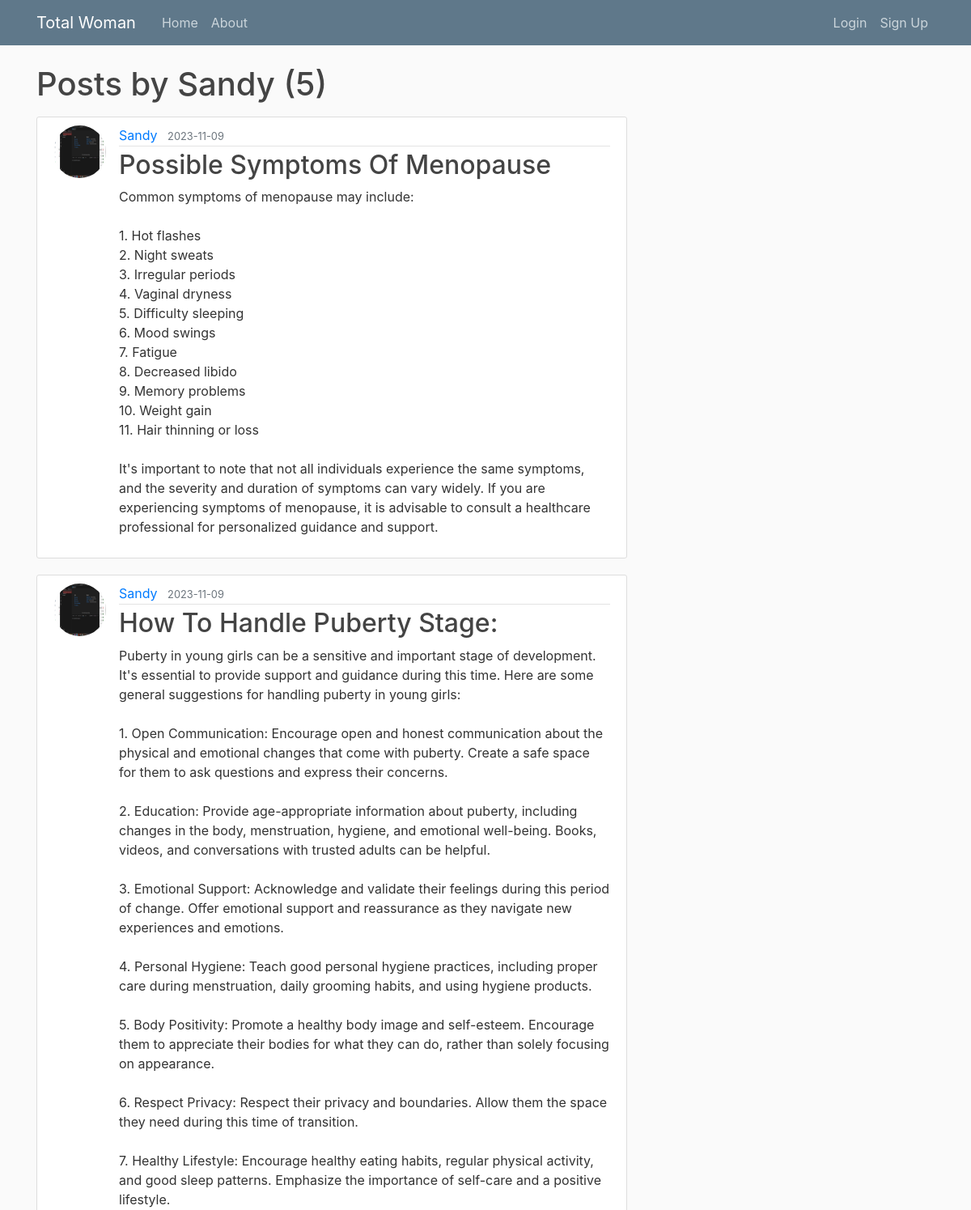
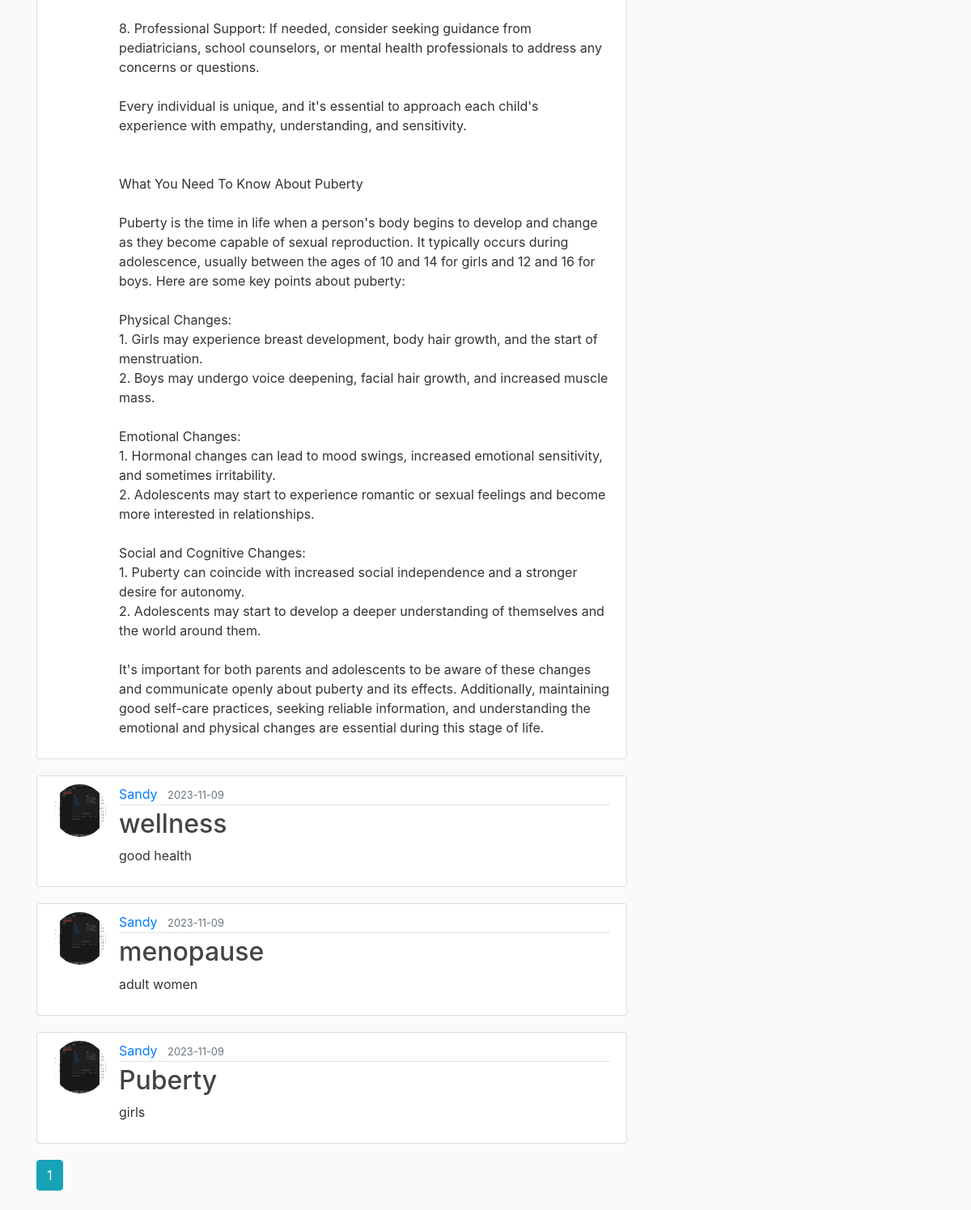
/user/Sandy, run on the app's committed database (2 pictures, top to bottom).
### app/models.py (models this page shows, shortened)
class User(db.Model, UserMixin): # Usermixin is provided by flask_login extension managing user authentication
    id = db.Column(db.Integer, primary_key=True)
    username = db.Column(db.String(20), unique=True, nullable=False)
    email = db.Column(db.String(120), unique=True, nullable=False)
    image_file = db.Column(db.String(20), nullable=False, default='default.jpg')
    password = db.Column(db.String(60), nullable=False)
    posts = db.relationship('Post', backref='author', lazy=True)
    """

    """
    """
    def get_reset_token(self):
            payload = {
                'sub': self.id,
                'iss': current_app.config['SECRET_KEY'],
                'exp': datetime.utcnow() + timedelta(minutes=30)
            }
            secret_key = current_app.config['SECRET_KEY']
            token = jwt.encode(payload, secret_key, algorithm='HS256')
            return token

        @staticmethod
        def verify_reset_token(token):
            try:
                secret_key = current_app.config['SECRET_KEY']
                payload = jwt.decode(token, secret_key, algorithms=['HS256'])

                # Verify the 'iss' (issuer) claim
                if payload['iss'] != secret_key:
                    return None  # Token was not issued by the expected issuer

                # Verify the 'exp' (expiration time) claim
                if datetime.utcnow() > datetime.fromtimestamp(payload['exp']):
                    return None  # Token has expired

                # Retrieve the user based on user_id from the token's 'sub' (subject) claim
                user_id = payload['sub']
                user = User.query.get(user_id)
                return user
            except jwt.ExpiredSignatureError:
                return None # Token has expired
            except jwt.InvalidTokenError:
                return None # Invalid token or signature
            #return None


        def __repr__(self):
            return f"User ('{self.username}', '{self.email}', '{self.image_file}')"
    """

class Post(db.Model):
    id = db.Column(db.Integer, primary_key=True)
    title = db.Column(db.String(100), nullable=False)
    date_posted = db.Column(db.DateTime, nullable=False, default=datetime.utcnow)
    content = db.Column(db.Text, nullable=False)
    user_id = db.Column(db.Integer, db.ForeignKey('user.id'), nullable=False)

### app/routes.py (the view)
@app.route("/user/<string:username>")
def user_posts(username):
    page = request.args.get('page', 1, type=int)
    user = User.query.filter_by(username=username).first_or_404()
    posts = Post.query.filter_by(author=user).order_by(Post.date_posted.desc()).paginate(page=page, per_page=5) # Enables Pagination
    return render_template('user_posts.html', posts=posts, user=user)

### app/templates/user_posts.html
{% extends "base.html" %}
{% block content %}
    <h1 class="mb-3">Posts by {{ user.username }} ({{ posts.total }})</h1>
    {% for post in posts.items %}
        <article class="media content-section">
            <img class="rounded-circle article-img" src="{{ url_for('static', filename='profile_pics/' + post.author.image_file) }}" alt="">
            <div class="media-body">
                <div class="article-metadata">
                    <a class="mr-2" href="{{ url_for('user_posts', username=post.author.username) }}">{{ post.author.username }}</a>
                    <small class="text-muted">{{ post.date_posted.strftime('%Y-%m-%d') }}</small>
                </div>
                <h2><a class="article-title" href="{{ url_for('post', post_id=post.id) }}">{{ post.title }}</a></h2>
                <p class="article-content">{{ post.content }}</p>
            </div>
        </article>
    {% endfor %}
    {% for page_num in posts.iter_pages(left_edge=1, right_edge=1, left_current=1, right_current=2) %}
        {% if page_num %}
            {% if posts.page == page_num %}
                <a class="btn btn-info mb-4" href="{{ url_for('user_posts', username=user.username, page=page_num) }}">{{ page_num }}</a>
            {% else %}
                <a class="btn btn-outline-info mb-4" href="{{ url_for('user_posts', username=user.username, page=page_num) }}">{{ page_num }}</a>
            {% endif %}
        {% else %}
            . . .
        {% endif %}
    {% endfor %}
{% endblock content %}

### app/templates/base.html (shortened to what this page needs)
<html lang="en">
<head>
    <link rel="stylesheet" href="https://maxcdn.bootstrapcdn.com/bootstrap/4.0.0/css/bootstrap.min.css">
    <link rel="stylesheet" href="{{ url_for('static', filename='main.css') }}">
</head>
<body>
    <header class="site-header">
        <nav class="navbar navbar-expand-md navbar-dark bg-steel fixed-top">
          <div class="container">
            <a class="navbar-brand mr-4" href="/">Total Woman</a>
            <div class="collapse navbar-collapse" id="navbarToggle">
              <div class="navbar-nav mr-auto">
                <a class="nav-item nav-link" href="{{ url_for('home') }}">Home</a>
                <a class="nav-item nav-link" href="{{ url_for('about') }}">About</a>
              </div>
              <div class="navbar-nav">
                {% if current_user.is_authenticated %}
                  <a class="nav-item nav-link" href="{{ url_for('new_post')}}">New Post</a>
                  <a class="nav-item nav-link" href="{{ url_for('account') }}">Account</a>
                  <a class="nav-item nav-link" href="{{ url_for('logout') }}">Logout</a>
                {% else %}
                  <a class="nav-item nav-link" href="{{ url_for('login') }}">Login</a>
                  <a class="nav-item nav-link" href="{{ url_for('sign_up') }}">Sign Up</a>
                {% endif %}
              </div>
            </div>
          </div>
        </nav>
      </header>
      <main role="main" class="container">
        <div class="row">
          <div class="col-md-8">
            {% block content %}{% endblock %}
          </div>
        </div>
      </main>
  </body>
</html>

### app/static/main.css (style rules this page uses)
body { background: #fafafa; color: #333333; margin-top: 5rem; }
h1, h2, h3, h4, h5, h6 { color: #444444; }
.bg-steel { background-color: #5f788a; }
.site-header .navbar-nav .nav-link { color: #cbd5db; }
.content-section { background: #ffffff; padding: 10px 20px; border: 1px solid #dddddd; border-radius: 3px; margin-bottom: 20px; }
.article-title { color: #444444; }
.article-content { white-space: pre-line; }
.article-img { height: 65px; width: 65px; margin-right: 16px; }
.article-metadata { padding-bottom: 1px; margin-bottom: 4px; border-bottom: 1px solid #e3e3e3 }

### data on the page
User: username "Sandy"
Post: image_file (picture), author.username "Sandy", date_posted "2023-11-09", title "Possible Symptoms Of Menopause", content "Common symptoms of menopause may include: 1. Hot flashes 2. Night sweats 3. Irregular periods 4. Vaginal dryness 5. Difficulty sleeping 6. Mood swings 7. Fatigue 8. Decreased libido 9. Memory problems 10. Weight gain 11. Hair thinning or loss It's important to note that not all individuals experience the same symptoms, and the severity and duration of symptoms can vary widely. If you are experiencing symptoms of menopause, it is advisable to consult a healthcare professional for personalized guidance and support."
Post: image_file (picture), author.username "Sandy", date_posted "2023-11-09", title "How To Handle Puberty Stage:", content "Puberty in young girls can be a sensitive and important stage of development. It's essential to provide support and guidance during this time. Here are some general suggestions for handling puberty in young girls: 1. Open Communication: Encourage open and honest communication about the physical and emotional changes that come with puberty. Create a safe space for them to ask questions and express their concerns. 2. Education: Provide age-appropriate information about puberty, including changes in the body, menstruation, hygiene, and emotional well-being. Books, videos, and conversations with trusted adults can be helpful. 3. Emotional Support: Acknowledge and validate their feelings during…"
Post: image_file (picture), author.username "Sandy", date_posted "2023-11-09", title "wellness", content "good health"
Post: image_file (picture), author.username "Sandy", date_posted "2023-11-09", title "menopause", content "adult women"
Post: image_file (picture), author.username "Sandy", date_posted "2023-11-09", title "Puberty", content "girls"

### other printed values
{{ posts.total }} "5"
{{ page_num }} "1"
